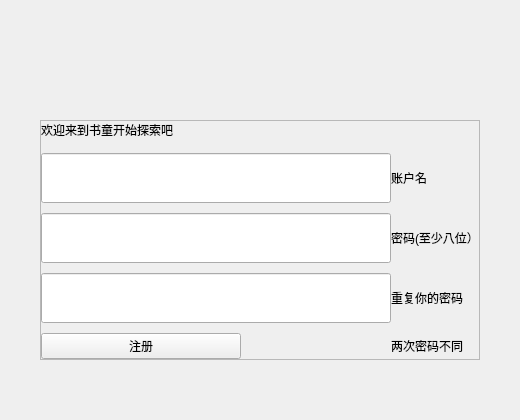
                            <widget class="QWidget" name="sign_up">
                             <layout class="QGridLayout" name="gridLayout_7">
                              <property name="leftMargin">
                               <number>0</number>
                              </property>
                              <property name="topMargin">
                               <number>0</number>
                              </property>
                              <property name="rightMargin">
                               <number>0</number>
                              </property>
                              <property name="bottomMargin">
                               <number>0</number>
                              </property>
                              <property name="spacing">
                               <number>0</number>
                              </property>
                              <item row="6" column="0">
                               <spacer name="horizontalSpacer_12">
                                <property name="orientation">
                                 <enum>Qt::Horizontal</enum>
                                </property>
                                <property name="sizeHint" stdset="0">
                                 <size>
                                  <width>40</width>
                                  <height>20</height>
                                 </size>
                                </property>
                               </spacer>
                              </item>
                              <item row="12" column="3">
                               <spacer name="verticalSpacer_9">
                                <property name="orientation">
                                 <enum>Qt::Vertical</enum>
                                </property>
                                <property name="sizeHint" stdset="0">
                                 <size>
                                  <width>20</width>
                                  <height>40</height>
                                 </size>
                                </property>
                               </spacer>
                              </item>
                              <item row="3" column="0">
                               <spacer name="horizontalSpacer_13">
                                <property name="orientation">
                                 <enum>Qt::Horizontal</enum>
                                </property>
                                <property name="sizeHint" stdset="0">
                                 <size>
                                  <width>40</width>
                                  <height>20</height>
                                 </size>
                                </property>
                               </spacer>
                              </item>
                              <item row="9" column="0">
                               <spacer name="horizontalSpacer_11">
                                <property name="orientation">
                                 <enum>Qt::Horizontal</enum>
                                </property>
                                <property name="sizeHint" stdset="0">
                                 <size>
                                  <width>40</width>
                                  <height>20</height>
                                 </size>
                                </property>
                               </spacer>
                              </item>
                              <item row="6" column="7">
                               <spacer name="horizontalSpacer_6">
                                <property name="orientation">
                                 <enum>Qt::Horizontal</enum>
                                </property>
                                <property name="sizeHint" stdset="0">
                                 <size>
                                  <width>40</width>
                                  <height>20</height>
                                 </size>
                                </property>
                               </spacer>
                              </item>
                              <item row="3" column="7">
                               <spacer name="horizontalSpacer_5">
                                <property name="orientation">
                                 <enum>Qt::Horizontal</enum>
                                </property>
                                <property name="sizeHint" stdset="0">
                                 <size>
                                  <width>40</width>
                                  <height>20</height>
                                 </size>
                                </property>
                               </spacer>
                              </item>
                              <item row="1" column="3">
                               <spacer name="verticalSpacer_4">
                                <property name="orientation">
                                 <enum>Qt::Vertical</enum>
                                </property>
                                <property name="sizeType">
                                 <enum>QSizePolicy::Fixed</enum>
                                </property>
                                <property name="sizeHint" stdset="0">
                                 <size>
                                  <width>20</width>
                                  <height>100</height>
                                 </size>
                                </property>
                               </spacer>
                              </item>
                              <item row="9" column="7">
                               <spacer name="horizontalSpacer_7">
                                <property name="orientation">
                                 <enum>Qt::Horizontal</enum>
                                </property>
                                <property name="sizeHint" stdset="0">
                                 <size>
                                  <width>40</width>
                                  <height>20</height>
                                 </size>
                                </property>
                               </spacer>
                              </item>
                              <item row="6" column="3">
                               <widget class="QFrame" name="login">
                                <property name="frameShape">
                                 <enum>QFrame::StyledPanel</enum>
                                </property>
                                <property name="frameShadow">
                                 <enum>QFrame::Raised</enum>
                                </property>
                                <layout class="QGridLayout" name="gridLayout_12">
                                 <property name="leftMargin">
                                  <number>0</number>
                                 </property>
                                 <property name="topMargin">
                                  <number>0</number>
                                 </property>
                                 <property name="rightMargin">
                                  <number>0</number>
                                 </property>
                                 <property name="bottomMargin">
                                  <number>0</number>
                                 </property>
                                 <property name="spacing">
                                  <number>0</number>
                                 </property>
                                 <item row="6" column="0">
                                  <widget class="QLineEdit" name="logrpwd">
                                   <property name="sizePolicy">
                                    <sizepolicy hsizetype="Fixed" vsizetype="Fixed">
                                     <horstretch>0</horstretch>
                                     <verstretch>0</verstretch>
                                    </sizepolicy>
                                   </property>
                                   <property name="minimumSize">
                                    <size>
                                     <width>0</width>
                                     <height>50</height>
                                    </size>
                                   </property>
                                   <property name="maximumSize">
                                    <size>
                                     <width>350</width>
                                     <height>16777215</height>
                                    </size>
                                   </property>
                                  </widget>
                                 </item>
                                 <item row="1" column="0">
                                  <widget class="QLabel" name="lab_titlelog">
                                   <property name="sizePolicy">
                                    <sizepolicy hsizetype="Maximum" vsizetype="Maximum">
                                     <horstretch>0</horstretch>
                                     <verstretch>0</verstretch>
                                    </sizepolicy>
                                   </property>
                                   <property name="maximumSize">
                                    <size>
                                     <width>800</width>
                                     <height>100</height>
                                    </size>
                                   </property>
                                   <property name="text">
                                    <string>欢迎来到书童开始探索吧
</string>
                                   </property>
                                  </widget>
                                 </item>
                                 <item row="2" column="1">
                                  <widget class="QLabel" name="lab_id">
                                   <property name="text">
                                    <string>账户名</string>
                                   </property>
                                  </widget>
                                 </item>
                                 <item row="3" column="0">
                                  <spacer name="verticalSpacer_5">
                                   <property name="orientation">
                                    <enum>Qt::Vertical</enum>
                                   </property>
                                   <property name="sizeType">
                                    <enum>QSizePolicy::Fixed</enum>
                                   </property>
                                   <property name="sizeHint" stdset="0">
                                    <size>
                                     <width>20</width>
                                     <height>10</height>
                                    </size>
                                   </property>
                                  </spacer>
                                 </item>
                                 <item row="6" column="1">
                                  <widget class="QLabel" name="lab_rpwd">
                                   <property name="text">
                                    <string>重复你的密码</string>
                                   </property>
                                  </widget>
                                 </item>
                                 <item row="4" column="1">
                                  <widget class="QLabel" name="lab_pwd">
                                   <property name="text">
                                    <string>密码(至少八位）</string>
                                   </property>
                                  </widget>
                                 </item>
                                 <item row="4" column="0">
                                  <widget class="QLineEdit" name="logpwd">
                                   <property name="sizePolicy">
                                    <sizepolicy hsizetype="Fixed" vsizetype="Fixed">
                                     <horstretch>0</horstretch>
                                     <verstretch>0</verstretch>
                                    </sizepolicy>
                                   </property>
                                   <property name="minimumSize">
                                    <size>
                                     <width>350</width>
                                     <height>50</height>
                                    </size>
                                   </property>
                                  </widget>
                                 </item>
                                 <item row="7" column="0">
                                  <spacer name="horizontalSpacer_8">
                                   <property name="orientation">
                                    <enum>Qt::Vertical</enum>
                                   </property>
                                   <property name="sizeType">
                                    <enum>QSizePolicy::Fixed</enum>
                                   </property>
                                   <property name="sizeHint" stdset="0">
                                    <size>
                                     <width>20</width>
                                     <height>10</height>
                                    </size>
                                   </property>
                                  </spacer>
                                 </item>
                                 <item row="2" column="0">
                                  <widget class="QLineEdit" name="logid">
                                   <property name="sizePolicy">
                                    <sizepolicy hsizetype="Fixed" vsizetype="Fixed">
                                     <horstretch>0</horstretch>
                                     <verstretch>0</verstretch>
                                    </sizepolicy>
                                   </property>
                                   <property name="minimumSize">
                                    <size>
                                     <width>350</width>
                                     <height>50</height>
                                    </size>
                                   </property>
                                  </widget>
                                 </item>
                                 <item row="5" column="0">
                                  <spacer name="verticalSpacer_6">
                                   <property name="orientation">
                                    <enum>Qt::Vertical</enum>
                                   </property>
                                   <property name="sizeType">
                                    <enum>QSizePolicy::Fixed</enum>
                                   </property>
                                   <property name="sizeHint" stdset="0">
                                    <size>
                                     <width>20</width>
                                     <height>10</height>
                                    </size>
                                   </property>
                                  </spacer>
                                 </item>
                                 <item row="8" column="0">
                                  <widget class="QPushButton" name="btn_fsignup">
                                   <property name="sizePolicy">
                                    <sizepolicy hsizetype="Fixed" vsizetype="Fixed">
                                     <horstretch>0</horstretch>
                                     <verstretch>0</verstretch>
                                    </sizepolicy>
                                   </property>
                                   <property name="minimumSize">
                                    <size>
                                     <width>200</width>
                                     <height>0</height>
                                    </size>
                                   </property>
                                   <property name="text">
                                    <string>注册</string>
                                   </property>
                                  </widget>
                                 </item>
                                 <item row="8" column="1">
                                  <widget class="QLabel" name="lab_warn">
                                   <property name="text">
                                    <string>两次密码不同</string>
                                   </property>
                                  </widget>
                                 </item>
                                </layout>
                               </widget>
                              </item>
                             </layout>
                            </widget>
